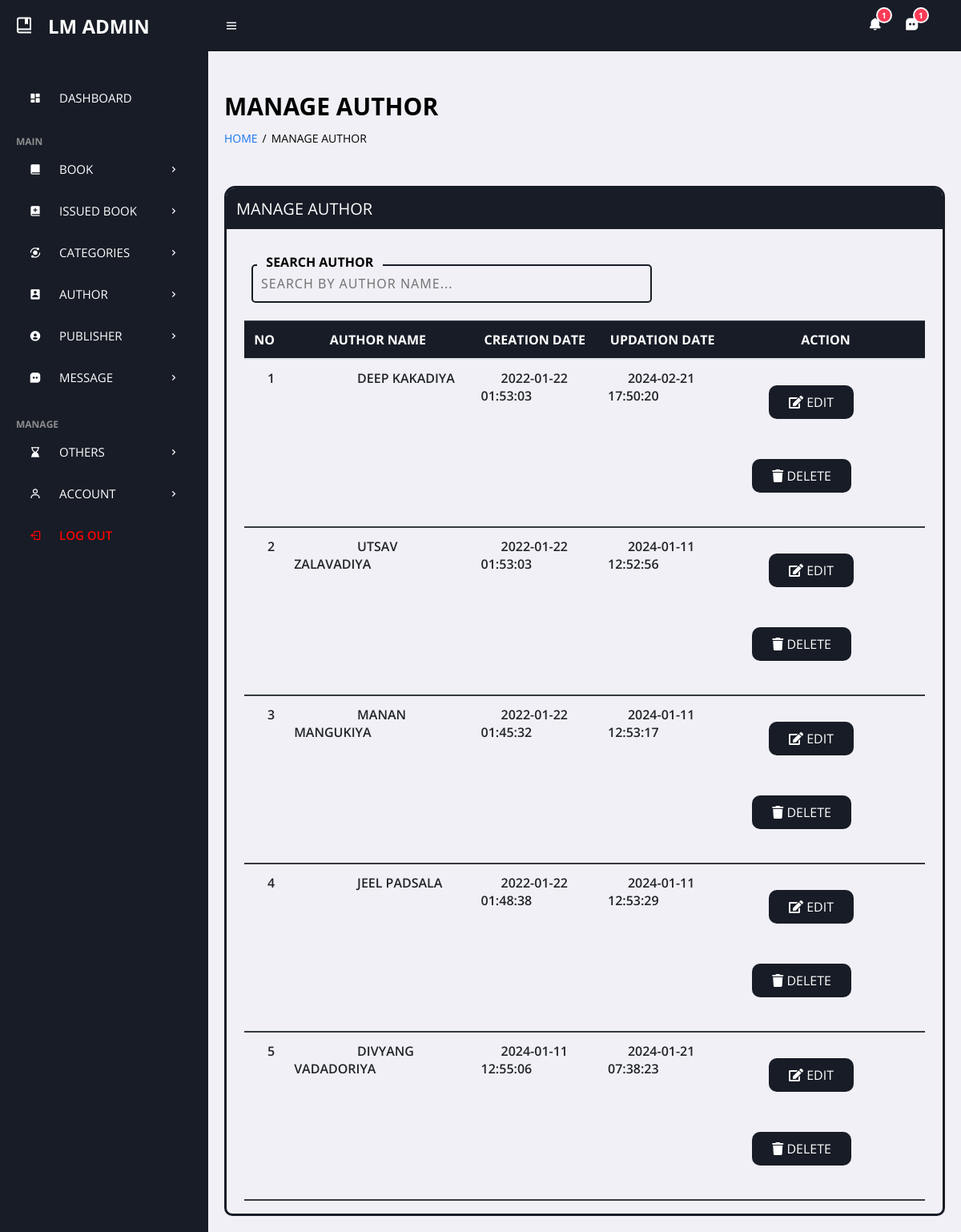
Screenshot of /admin/manage-authors.php (signed in) with the database file from the repository.
### tables this page shows
CREATE TABLE `tblauthors` (
  `id` int(11) NOT NULL,
  `AuthorName` varchar(159) DEFAULT NULL,
  `creationDate` timestamp NULL DEFAULT current_timestamp(),
  `UpdationDate` timestamp NULL DEFAULT NULL ON UPDATE current_timestamp()
);

### admin/manage-authors.php (the view, shortened to what this page needs)
<?php
include('includes/config.php');
if(strlen($_SESSION['alogin'])==0)
    {
header('location:index.php');
}
else{
    ?>
<!DOCTYPE html>
<html xmlns="http://www.w3.org/1999/xhtml">
<?php include('includes/header.php');?>
<main>
    <h1 class="title">manage Author</h1>
    <ul class="breadcrumbs">
        <li><a href="dashboard.php">Home</a></li>
        <li class="divider">/</li>
        <li><a href="manage-authors.php" class="active">manage Author</a></li>
    </ul>
    <div class="bigbox">
        <div class="box">
            <p>manage Author</p>
        </div><br>
        <div style="margin-bottom: 20px; margin-left: 11px;">
            <div class="coolinput">
                <label for="input" class="text">&nbsp; SEARCH author&nbsp;&nbsp;</label>
                <input class="input" id="searchInput" type="text" placeholder="SEARCH BY AUTHOR NAME..."
                    autocomplete="off" onkeyup="filterTable()" />
            </div>
        </div>
        <table id="myTable" class="table">
            <thead class="table-dark">
                <tr>
                    <th>no</th>
                    <th>Author name</th>
                    <th>Creation Date</th>
                    <th>Updation Date</th>
                    <th>Action</th>
                </tr>
            </thead>
            <tbody>
                <?php $sql = "SELECT * from  tblauthors";
$query = $dbh -> prepare($sql);
$query->execute();
$results=$query->fetchAll(PDO::FETCH_OBJ);
$cnt=1;
if($query->rowCount() > 0)
{
foreach($results as $result)
{               ?>
                <tr class="odd gradeX">
                    <td class="center">&nbsp;&nbsp;&nbsp;&nbsp;<?php echo htmlentities($cnt);?></td>
                    <td class="center">&nbsp;&nbsp;&nbsp;&nbsp;&nbsp;&nbsp;&nbsp;&nbsp;&nbsp;&nbsp;&nbsp;&nbsp;&nbsp;&nbsp;&nbsp;&nbsp;&nbsp;&nbsp;&nbsp;<?php echo htmlentities($result->AuthorName);?></td>
                    <td class="center">&nbsp;&nbsp;&nbsp;&nbsp;&nbsp;&nbsp;<?php echo htmlentities($result->creationDate);?></td>
                    <td class="center">&nbsp;&nbsp;&nbsp;&nbsp;&nbsp;&nbsp;<?php echo htmlentities($result->UpdationDate);?></td>
                    <td class="center">
                        <a href="edit-author.php?athrid=<?php echo htmlentities($result->id);?>"><button
                                class="bttn"><i class="fa fa-edit "></i>
                                Edit</button>
                            <a href="manage-authors.php?del=<?php echo htmlentities($result->id);?>"
                                onclick="return confirm('ARE YOU SURE TO WANT DELETE A AUTHOR ?');"" >  <button class=" bttn"><i class="fa-solid fa-trash"></i> Delete</button>
                    </td>
                </tr>
                <?php $cnt=$cnt+1;}} ?>
            </tbody>
        </table>
    </div>
</main>
</body>
</html>
<?php } ?>

### admin/assets/css/admin_style.css (style rules this page uses)
:root { --header-height: 2.5rem; --black-color: hsl(220, 24%, 12%); --black-color-light: hsl(220, 24%, 15%); --black-color-lighten: hsl(220, 20%, 18%); --white-color: #fff; --body-color: hsl(220, 100%, 97%); --body-font: "Montserrat", sans-serif; --normal-font-size: .938rem; --font-regular: 400; --font-semi-bold: 600; --z-tooltip: 10; --z-fixed: 100; }
@media screen and (min-width: 1024px) { :root { --normal-font-size: 1rem; } }
* { font-family: 'Open Sans', sans-serif; margin: 0; padding: 0; box-sizing: border-box; text-transform: uppercase !important; }
:root { --grey: #F1F0F6; --dark-grey: #8D8D8D; --light: #fff; --dark: #000; --green: #81D43A; --light-green: #E3FFCB; --blue: #1775F1; --light-blue: #D0E4FF; --dark-blue: #0C5FCD; --red: #FC3B56; }
html { overflow-x: hidden; }
body { background: var(--grey); overflow-x: hidden; }
a { text-decoration: none; }
li { list-style: none; }
main { width: 100%; padding: 24px 20px 20px 20px; }
main .title { font-size: 30px; font-weight: 600; margin-bottom: 10px; font-family: system-ui, -apple-system, BlinkMacSystemFont, 'Segoe UI', Roboto, Oxygen, Ubuntu, Cantarell, 'Open Sans', 'Helvetica Neue', sans-serif !important; }
main .breadcrumbs { display: flex; grid-gap: 6px; }
main .breadcrumbs li, main .breadcrumbs li a { font-size: 14px; }
main .breadcrumbs li a { color: var(--blue); }
main .breadcrumbs li a.active, main .breadcrumbs li.divider { color: black; pointer-events: none; }
.bigbox { border: 3px solid hsl(220, 24%, 12%); border-bottom-left-radius: 10px; border-bottom-right-radius: 10px; border-top-left-radius: 14px; border-top-right-radius: 14px; width: auto; height: auto; margin-top: 50px; }
.box { border: 2px solid hsl(220, 24%, 12%); border-top-left-radius: 10px; border-top-right-radius: 10px; width: auto; height: auto; background-color: hsl(220, 24%, 12%); color: white; padding: 10px; font-family: system-ui, -apple-system, BlinkMacSystemFont, 'Segoe UI', Roboto, Oxygen, Ubuntu, Cantarell, 'Open Sans', 'Helvetica Neue', sans-serif !important; font-size: 20px; padding-bottom: 10px; }
.coolinput { display: flex; flex-direction: column; width: fit-content; position: static; max-width: 240px; margin-left: 20px; }
.coolinput label.text { font-size: 1rem; color: black; font-weight: 700; position: relative; top: 0.5rem; margin: 0 0 0 7px; padding: 0 3px; background: var(--grey); width: fit-content; }
.coolinput input[type=text].input { padding: 11px 10px; font-size: 1rem; border: 2px var(--black-color) solid; border-radius: 5px; background: var(--grey) !important; color: black; width: 500px; font-weight: 500; font-family: system-ui, -apple-system, BlinkMacSystemFont, 'Segoe UI', Roboto, Oxygen, Ubuntu, Cantarell, 'Open Sans', 'Helvetica Neue', sans-serif; letter-spacing: 1px; }
button.bttn { background-color: var(--black-color); border: none; color: white; text-align: center; text-decoration: none; display: inline-block; font-size: 16px; margin: 4px 2px; cursor: pointer; text-transform: uppercase; padding: 10px 25px; border-radius: 10px; margin-left: 20px; margin-top: 20px; margin-bottom: 30px; }
table { border-collapse: collapse; }
.table { width: 95%; margin-bottom: 1rem; color: #212529; margin-left: 2.5% !important; margin-top: 2.5% !important; }
.table td, .table th { padding: .75rem; vertical-align: top; border-top: 1px solid #dee2e6; }
.table thead th { vertical-align: bottom; border-bottom: 2px solid #dee2e6; }
.table-dark, .table-dark>td, .table-dark>th { background-color: #c6c8ca; }
.table-dark tbody+tbody, .table-dark td, .table-dark th, .table-dark thead th { border-color: #95999c; }
.table-dark { color: #fff; background-color: #343a40; }
.table-dark td, .table-dark th, .table-dark thead th { border-color: #454d55; }
tbody tr { border-bottom: 2px solid #343a40; }
.table-dark { background-color: var(--black-color) !important; }
tr.odd.gradeX { font-weight: 600; }

### rows the page displays
tblauthors: AuthorName "DEEP KAKADIYA", creationDate "2022-01-22 01:53:03", UpdationDate "2024-02-21 17:50:20"
tblauthors: AuthorName "UTSAV ZALAVADIYA", creationDate "2022-01-22 01:53:03", UpdationDate "2024-01-11 12:52:56"
tblauthors: AuthorName "MANAN MANGUKIYA", creationDate "2022-01-22 01:45:32", UpdationDate "2024-01-11 12:53:17"
tblauthors: AuthorName "JEEL PADSALA", creationDate "2022-01-22 01:48:38", UpdationDate "2024-01-11 12:53:29"
tblauthors: AuthorName "DIVYANG VADADORIYA", creationDate "2024-01-11 12:55:06", UpdationDate "2024-01-21 07:38:23"

### other values shown
$counthelp "1"
$countmessage "1"
